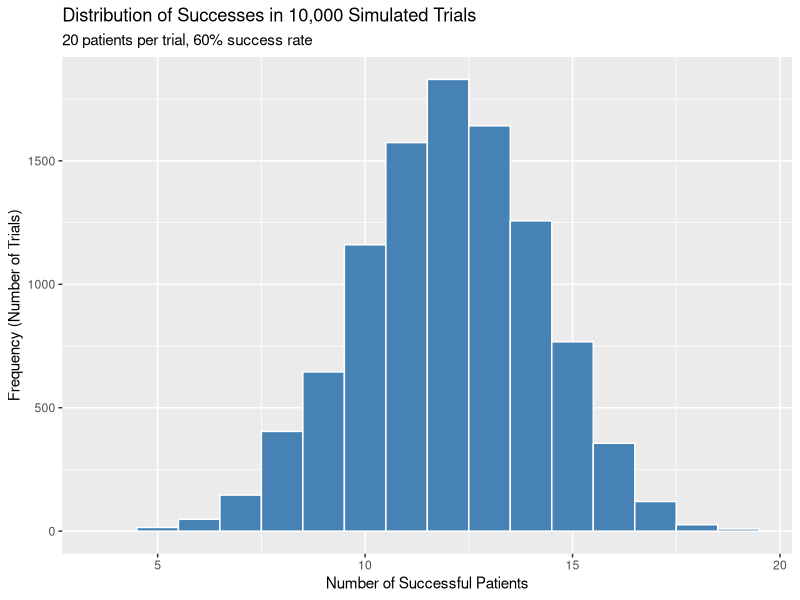
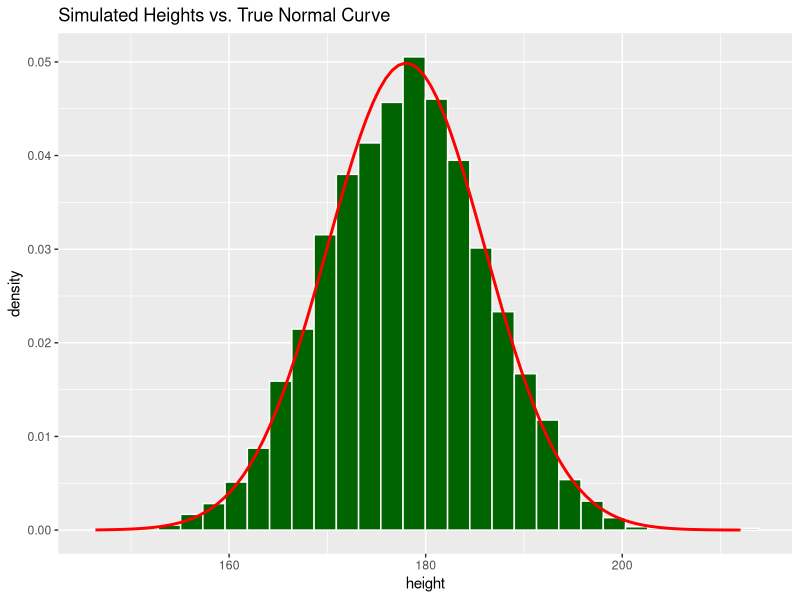
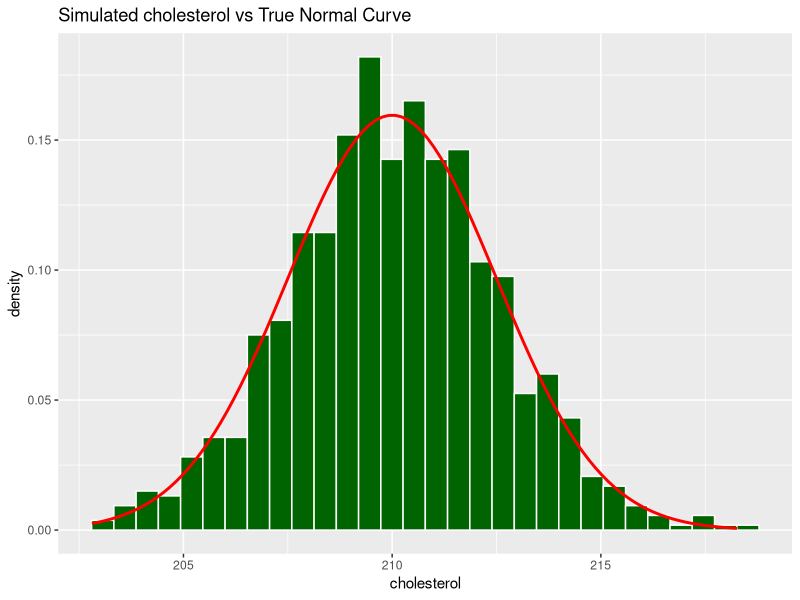

These charts were generated, in order, by the following R code:
library(tidyverse)
# Simulate 10 trials
rbinom(n = 10, size = 20, prob = 0.6)

# Simulate 10,000 trials
simulation_results <- rbinom(n = 10000, size = 20, prob = 0.6)

# Put results in a tibble to use ggplot
simulation_df <- tibble(successes = simulation_results)

# Plot the histogram
ggplot(simulation_df, aes(x = successes)) +
  geom_histogram(binwidth = 1, color = "white", fill = "steelblue") +
  labs(
    title = "Distribution of Successes in 10,000 Simulated Trials",
    subtitle = "20 patients per trial, 60% success rate",
    x = "Number of Successful Patients",
    y = "Frequency (Number of Trials)"
  )


# Simulate 5,000 heights
simulated_heights <- rnorm(n = 5000, mean = 178, sd = 8)

# Put in a tibble
heights_df <- tibble(height = simulated_heights)

# Plot the histogram
ggplot(heights_df, aes(x = height)) +
  geom_histogram(aes(y = after_stat(density)), bins = 30, color = "white", fill = "darkgreen") +
  stat_function(fun = dnorm, args = list(mean = 178, sd = 8), color = "red", size = 1) +
  labs(title = "Simulated Heights vs. True Normal Curve")

simulated_cholesterol = rnorm(n = 1000, mean = 210, sd = 2.5)
cholesterol_df = tibble(cholesterol = simulated_cholesterol)
ggplot(cholesterol_df, aes(x = cholesterol)) +
  geom_histogram(aes(y = after_stat(density)), bins = 30, color = "white", fill = "darkgreen") +
  stat_function(fun = dnorm, args = list(mean = 210, sd = 2.5), color = "red", size = 1) +
  labs(title = "Simulated cholesterol vs True Normal Curve")
# To answer the question about the range
summary(cholesterol_df$cholesterol)

# Or more simply
range(cholesterol_df$cholesterol)